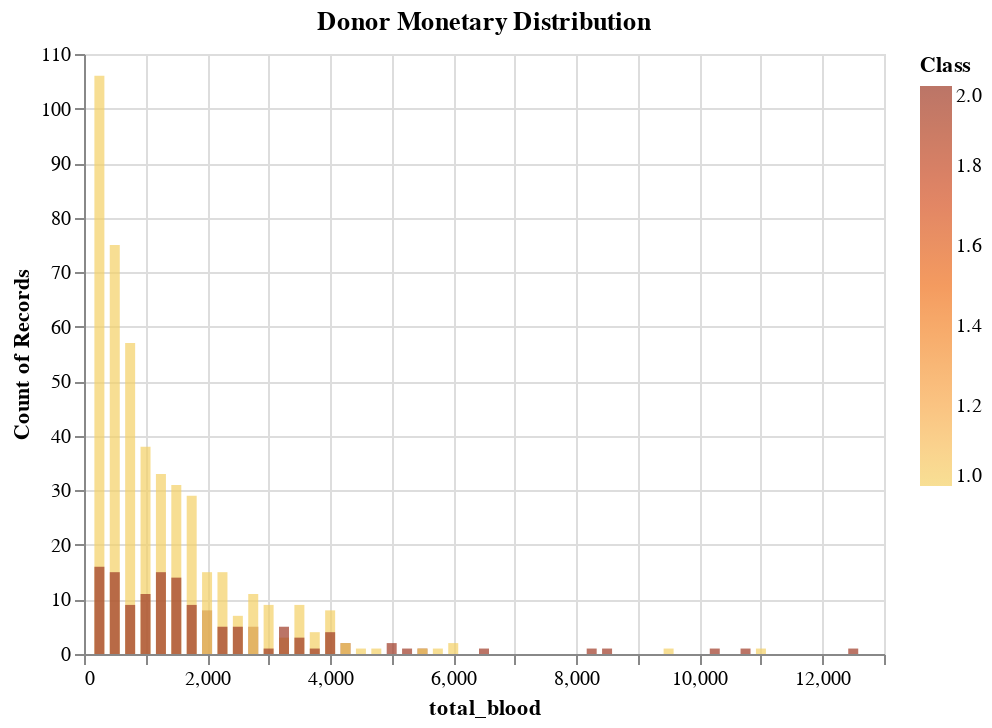

Source (notebook cell):
### Code cell
alt.Chart(blood_df_train).mark_bar(opacity = 0.7).encode(
    alt.X("total_blood"),
    alt.Y('count()', stack=None),
    color=alt.Color('Class', scale=alt.Scale(scheme='goldorange'))
).properties(title = "Donor Monetary Distribution")

### Figure 1 — Vega-Lite specification as saved in the notebook (floating-point values rounded to 4 significant figures; data arrays with more than 128 entries replaced by an {"elided": "..."} marker saying what was removed)
{"$schema": "https://vega.github.io/schema/vega-lite/v3.4.0.json", "config": {"mark": {"tooltip": null}, "view": {"height": 300, "width": 400}}, "data": {"name": "data-9f8fa43238d447b8286cb04f7cfdb9c3"}, "datasets": {"data-9f8fa43238d447b8286cb04f7cfdb9c3": {"elided": "598 records"}}, "encoding": {"color": {"field": "Class", "scale": {"scheme": "goldorange"}, "type": "quantitative"}, "x": {"field": "total_blood", "type": "quantitative"}, "y": {"aggregate": "count", "stack": null, "type": "quantitative"}}, "mark": {"opacity": 0.7, "type": "bar"}, "title": "Donor Monetary Distribution"}
